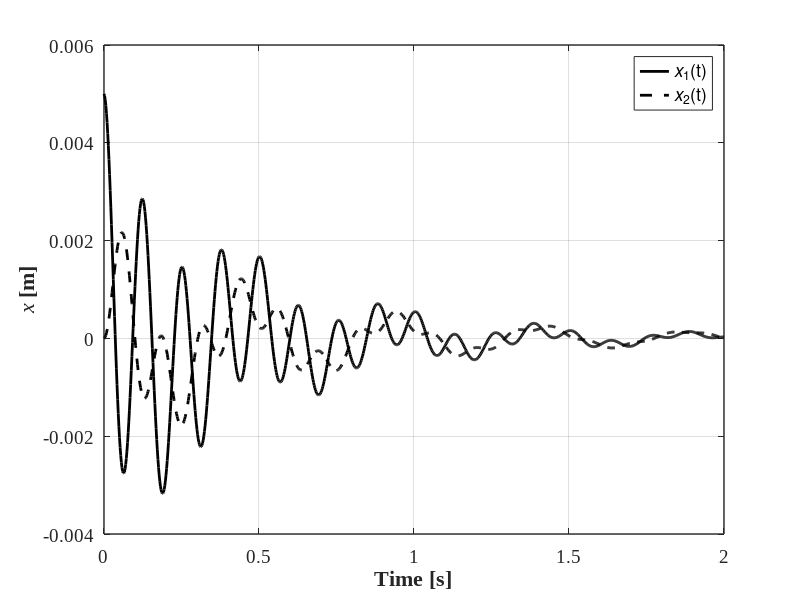

This chart was generated by the following MATLAB code:
%% Structural Dynamics and Vibration Control(M. Azimi et al.)
%% Example 6-15: Response of a two-DOF System 

clc; clear; close all;
%% Parameters
m = 30;     % Mass
k = 20000;  % Stiffness
c = 150;    % Damping

% 4 x 4 matrices
disp('Mass Matrix: ');
mt = [0, 0,  m,   0;
      0, 0,  0, 2*m;
      m, 0,  0,   0;
      0, 2*m,0,   c]
disp('Stiffness Matrix: ');
kt = [-m,   0,    0,   0;
       0,-2*m,    0,   0;
       0,   0,  3*k,-2*k;
       0,   0, -2*k, 2*k]
Z = inv(mt)*kt;
%% Eigenvalues
[V,D] = eig(Z);
disp('Eigenvalues: ');
V
disp('Initial State: ');
x0 = [0;0;0.005;0]
disp('Integration Constants');
S = inv(V)*x0
tk = linspace(0,2,1001);
%% Time dependent response (x1 = y3 and x2 = y4)

for k = 1:1001
    t = tk(k);
    for i = 3:4
        x(k,i-2) = 0;
        for j = 1:4
            x(k,i-2) = x(k,i-2)+(real(S(j))*real(V(i,j))-imag(S(j))*imag(V(i,j)))*cos(imag(D(j,j))*t);
            x(k,i-2) = x(k,i-2)+(imag(S(j))*real(V(i,j))-real(S(j))*imag(V(i,j)))*sin(imag(V(i,j))*t);
            x(k,i-2) = x(k,i-2)*exp(-real(D(j,j))*t);
        end
    end
end

%% Plot
figure(1); set(figure(1), 'Position', [200   100   883   400])
    hold on; grid on; box on;
    plot1 = plot(tk,x(:,1),tk,x(:,2));

    set(plot1(1),'LineStyle','-','DisplayName','{\itx}_{1}(t)','LineWidth',2,'Color',[0 0 0]);
    set(plot1(2),'LineStyle','--','DisplayName','{\itx}_{2}(t)','LineWidth',2,'Color',[0 0 0]);
    set(gca, 'LineWidth',1, 'FontWeight','normal', 'FontName','Times New Roman', 'FontSize',14)               
    xlabel('Time [s]', 'fontsize',16, 'fontname','Times New Roman','FontWeight','Bold')
    ylabel('{\itx} [m]', 'fontsize',16, 'fontname','Times New Roman','FontWeight','Bold')
    legend('show')

%% Print
print('EX_6_15','-dpng')
